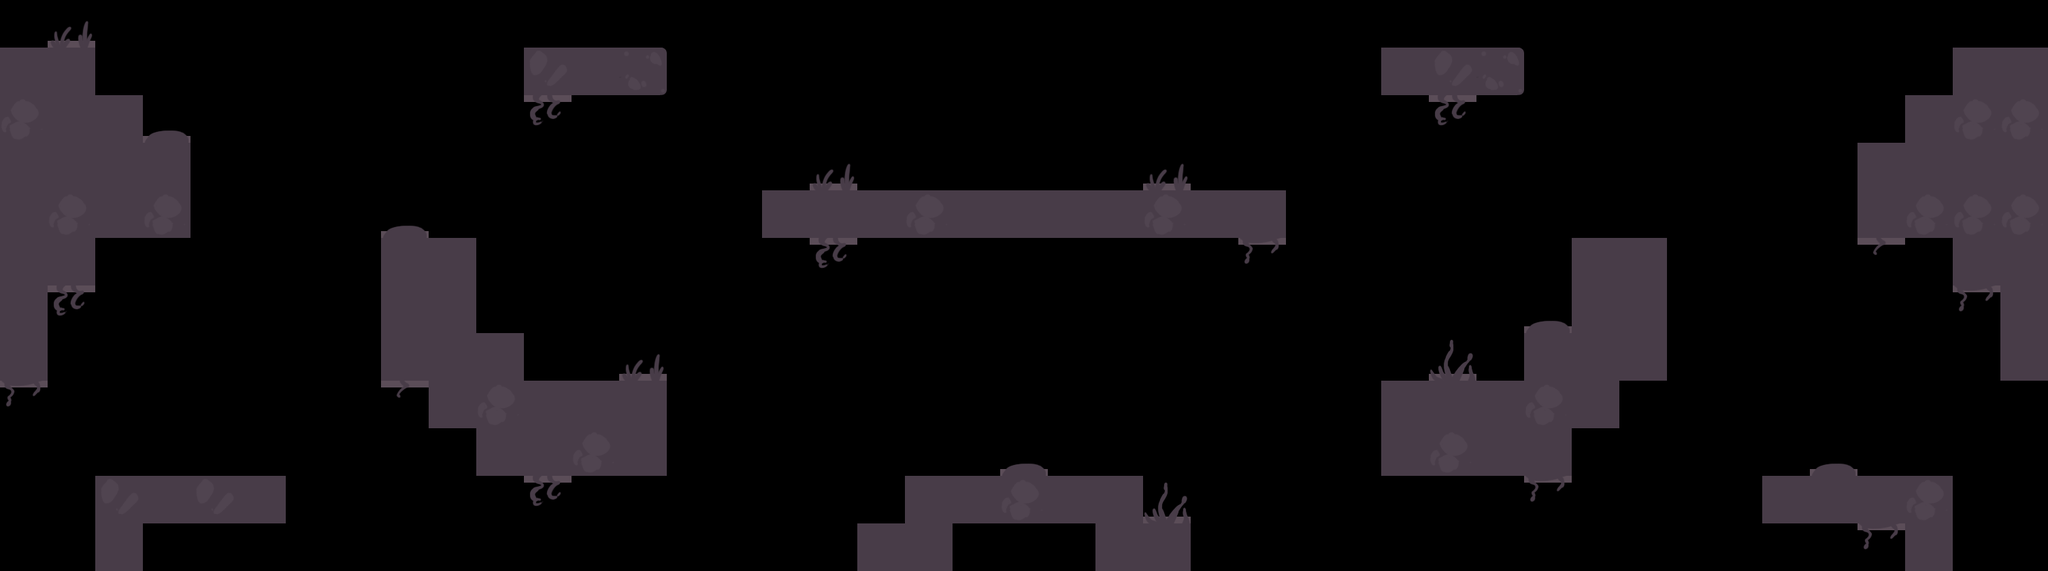

This is a level from a 2D game, rendered from its Tiled map with the project's own tilesets. A one-line summary and the complete map file follow:
An orthogonal 43x12 tile map with 70x70 px tiles, 1 tile layer (Capa de Patrones 1) and 15 objects.

<map version="1.0" tiledversion="1.1.4" orientation="orthogonal" renderorder="right-down" width="43" height="12" tilewidth="70" tileheight="70" infinite="0" nextobjectid="16">
 <tileset firstgid="1" source="../../tiles_fv.tsx" />
 <layer name="Capa de Patrones 1" width="43" height="12">
  <data encoding="csv">
0,2,0,0,0,0,0,0,0,0,0,0,0,0,0,0,0,0,0,0,0,0,0,0,0,0,0,0,0,0,0,0,0,0,0,0,0,0,0,0,0,0,0,
26,26,0,0,0,0,0,0,0,0,0,27,26,32,0,0,0,0,0,0,0,0,0,0,0,0,0,0,0,26,27,32,0,0,0,0,0,0,0,0,0,26,26,
28,26,26,4,0,0,0,0,0,0,0,6,0,0,0,0,0,0,0,0,0,0,0,0,0,0,0,0,0,0,6,0,0,0,0,0,0,0,0,0,26,28,28,
26,26,26,26,0,0,0,0,0,0,0,0,0,0,0,0,0,2,0,0,0,0,0,0,2,0,0,0,0,0,0,0,0,0,0,0,0,0,0,26,26,26,26,
26,28,26,28,0,0,0,0,4,0,0,0,0,0,0,0,26,26,26,28,26,26,26,26,28,26,26,0,0,0,0,0,0,0,0,0,0,0,0,26,28,28,28,
26,26,0,0,0,0,0,0,26,26,0,0,0,0,0,0,0,6,0,0,0,0,0,0,0,0,5,0,0,0,0,0,0,26,26,0,0,0,0,7,0,26,26,
26,6,0,0,0,0,0,0,26,26,0,0,0,0,0,0,0,0,0,0,0,0,0,0,0,0,0,0,0,0,0,0,4,26,26,0,0,0,0,0,0,5,26,
26,0,0,0,0,0,0,0,26,26,26,0,0,2,0,0,0,0,0,0,0,0,0,0,0,0,0,0,0,0,3,0,26,26,26,0,0,0,0,0,0,0,26,
5,0,0,0,0,0,0,0,7,26,28,26,26,26,0,0,0,0,0,0,0,0,0,0,0,0,0,0,0,26,26,26,28,26,0,0,0,0,0,0,0,0,0,
0,0,0,0,0,0,0,0,0,0,26,26,28,26,0,0,0,0,0,0,0,4,0,0,0,0,0,0,0,26,28,26,26,0,0,0,0,0,4,0,0,0,0,
0,0,27,26,27,26,0,0,0,0,0,6,0,0,0,0,0,0,0,26,26,28,26,26,3,0,0,0,0,0,0,0,5,0,0,0,0,26,26,26,28,0,0,
0,0,26,0,0,0,0,0,0,0,0,0,0,0,0,0,0,0,26,26,0,0,0,26,26,0,0,0,0,0,0,0,0,0,0,0,0,0,0,5,26,0,0
</data>
 </layer>
 <objectgroup name="colision">
  <object id="1" x="0" y="70">
   <polyline points="0,0 140,0 140,70 210,70 210,140 280,140 280,280 140,280 140,350 70,350 70,490 0,490 0,0" />
  </object>
  <object id="2" x="770" y="70">
   <polyline points="0,0 210,0 210,70 0,70 0,0" />
  </object>
  <object id="3" x="140" y="700">
   <polyline points="0,0 280,0 280,70 70,70 70,140 0,140 0,0" />
  </object>
  <object id="4" x="560" y="350">
   <polyline points="0,0 140,0 140,140 210,140 210,210 420,210 420,350 140,350 140,280 70,280 70,210 0,210 0,0" />
  </object>
  <object id="5" x="1120" y="280">
   <polyline points="0,0 770,0 770,70 0,70 0,0" />
  </object>
  <object id="6" x="2030" y="70">
   <polyline points="0,0 210,0 210,70 0,70 0,0" />
  </object>
  <object id="7" x="2030" y="560">
   <polyline points="0,0 210,0 210,-70 280,-70 280,-210 420,-210 420,0 350,0 350,70 280,70 280,140 0,140 0,0" />
  </object>
  <object id="8" x="1330" y="700">
   <polyline points="0,0 350,0 350,70 420,70 420,140 280,140 280,70 70,70 70,140 -70,140 -70,70 0,70 0,0" />
  </object>
  <object id="9" x="2590" y="700">
   <polyline points="0,0 280,0 280,140 210,140 210,70 0,70 0,0" />
  </object>
  <object id="10" x="2870" y="70">
   <polyline points="0,0 140,0 140,490 70,490 70,350 0,350 0,280 -140,280 -140,140 -70,140 -70,70 0,70 0,0" />
  </object>
 </objectgroup>
 <objectgroup color="#0000ff" name="checkpoint">
  <object id="11" x="1680" y="70" width="70" height="70" />
  <object id="12" x="1190" y="70" width="70" height="70" />
  <object id="13" x="1470" y="490" width="70" height="70" />
  <object id="14" x="560" y="140" width="70" height="70" />
  <object id="15" x="2100" y="280" width="70" height="70" />
 </objectgroup>
</map>
